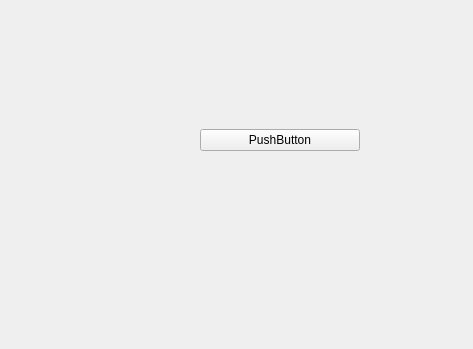
<?xml version="1.0" encoding="UTF-8"?>
<ui version="4.0">
 <class>Chart</class>
 <widget class="QWidget" name="Chart">
  <property name="geometry">
   <rect>
    <x>0</x>
    <y>0</y>
    <width>473</width>
    <height>349</height>
   </rect>
  </property>
  <property name="windowTitle">
   <string>Form</string>
  </property>
  <widget class="QWidget" name="gridLayoutWidget">
   <property name="geometry">
    <rect>
     <x>200</x>
     <y>100</y>
     <width>160</width>
     <height>80</height>
    </rect>
   </property>
   <layout class="QGridLayout" name="gridLayout">
    <item row="0" column="0">
     <layout class="QHBoxLayout" name="horizontalLayout">
      <item>
       <widget class="QPushButton" name="pushButton">
        <property name="text">
         <string>PushButton</string>
        </property>
       </widget>
      </item>
     </layout>
    </item>
   </layout>
  </widget>
 </widget>
 <resources/>
 <connections/>
</ui>
